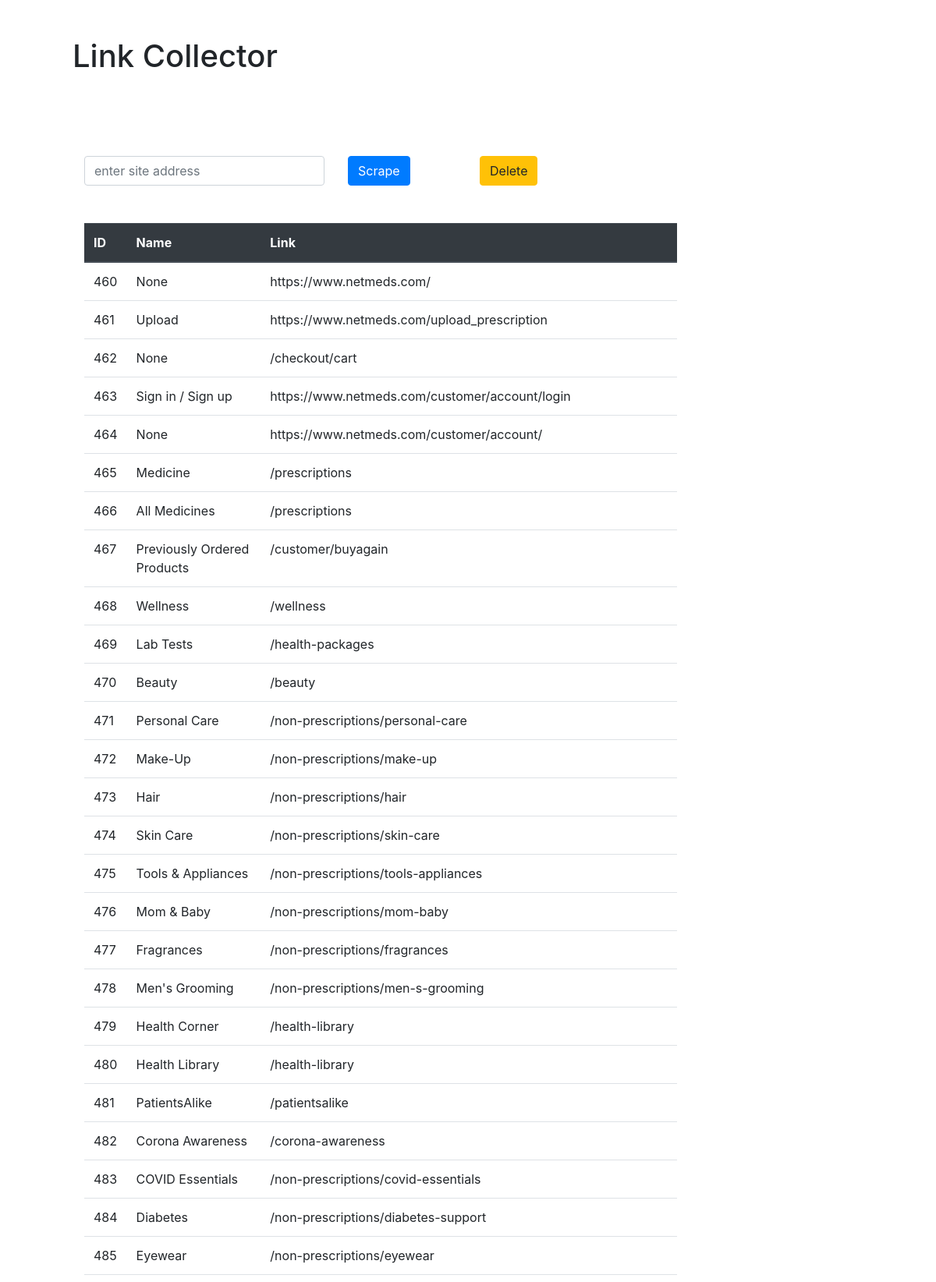
The page / (upper part) on the database its author committed.
### MyApp/models.py (models this page shows, shortened)
class Link(models.Model):
    address = models.CharField(max_length=1000, blank=True, null=True)
    name = models.CharField(max_length=1000, blank=True, null=True)

### MyApp/views.py (the view)
# urls.py: path('', scrape, name='scrape'),
def scrape(request):
    if request.method == "POST":
        site = request.POST.get('site', '')
        page = requests.get(site)
        soup = BeautifulSoup(page.text, 'html.parser')
        for link in soup.find_all('a'):
            link_address = link.get('href')
            link_text = link.string
            Link.objects.create(address=link_address, name=link_text)
        return HttpResponseRedirect('/')
    else:
        data = Link.objects.all()
    return render(request, 'result.html', {'data': data})

### templates/result.html (shortened to what this page needs)
<!DOCTYPE html>
<html lang="en">
<head>
        <link rel="stylesheet" href="https://stackpath.bootstrapcdn.com/bootstrap/4.3.1/css/bootstrap.min.css">
</head>
<body>
       <div class="container">
        <div class="row">
            <div class="col-md-12 m-5">
                <h1>Link Collector</h1>
            </div>
        </div>
        <div class="row m-5">
            <div class="col-md-4">
                <form method="POST" action="/">
                    <input class="form-control" name="site" type="text" id="site" placeholder="enter site address">
                </div>
                <div class="col-md-2">
                    <button class="btn btn-primary" type="submit">Scrape</button>
                </div>
                <div class="col-md-6">
                    <a class="btn btn-warning" href="/delete">Delete</a>
                </div>
        </div>
           <div class="row m-5">
               <div class="col-md-8">
                    <table class="table">
                            <thead class="thead-dark">
                              <tr>
                                <th scope="col">ID</th>
                                <th scope="col">Name</th>
                                <th scope="col">Link</th>
                              </tr>
                            </thead>
                            <tbody>
                            {% for link in data %}
                              <tr>
                                <td>{{ link.id }}</td>
                                <td>{{ link.name }}</td>
                                <td>{{ link.address }}</td>
                              </tr>
                              {% endfor %}
                            </tbody>
                          </table>
               </div>
           </div>
       </div>
</body>
</html>

### rows shown on the page
Link: id "460", name "None", address "https://www.netmeds.com/"
Link: id "461", name "Upload", address "https://www.netmeds.com/upload_prescription"
Link: id "462", name "None", address "/checkout/cart"
Link: id "463", name "Sign in / Sign up", address "https://www.netmeds.com/customer/account/login"
Link: id "464", name "None", address "https://www.netmeds.com/customer/account/"
Link: id "465", name "Medicine", address "/prescriptions"
Link: id "466", name "All Medicines", address "/prescriptions"
Link: id "467", name "Previously Ordered Products", address "/customer/buyagain"
Link: id "468", name "Wellness", address "/wellness"
Link: id "469", name "Lab Tests", address "/health-packages"
Link: id "470", name "Beauty", address "/beauty"
Link: id "471", name "Personal Care", address "/non-prescriptions/personal-care"
Link: id "472", name "Make-Up", address "/non-prescriptions/make-up"
Link: id "473", name "Hair", address "/non-prescriptions/hair"
Link: id "474", name "Skin Care", address "/non-prescriptions/skin-care"
Link: id "475", name "Tools & Appliances", address "/non-prescriptions/tools-appliances"
Link: id "476", name "Mom & Baby", address "/non-prescriptions/mom-baby"
Link: id "477", name "Fragrances", address "/non-prescriptions/fragrances"
Link: id "478", name "Men's Grooming", address "/non-prescriptions/men-s-grooming"
Link: id "479", name "Health Corner", address "/health-library"
Link: id "480", name "Health Library", address "/health-library"
Link: id "481", name "PatientsAlike", address "/patientsalike"
Link: id "482", name "Corona Awareness", address "/corona-awareness"
Link: id "483", name "COVID Essentials", address "/non-prescriptions/covid-essentials"
Link: id "484", name "Diabetes", address "/non-prescriptions/diabetes-support"
Link: id "485", name "Eyewear", address "/non-prescriptions/eyewear"
